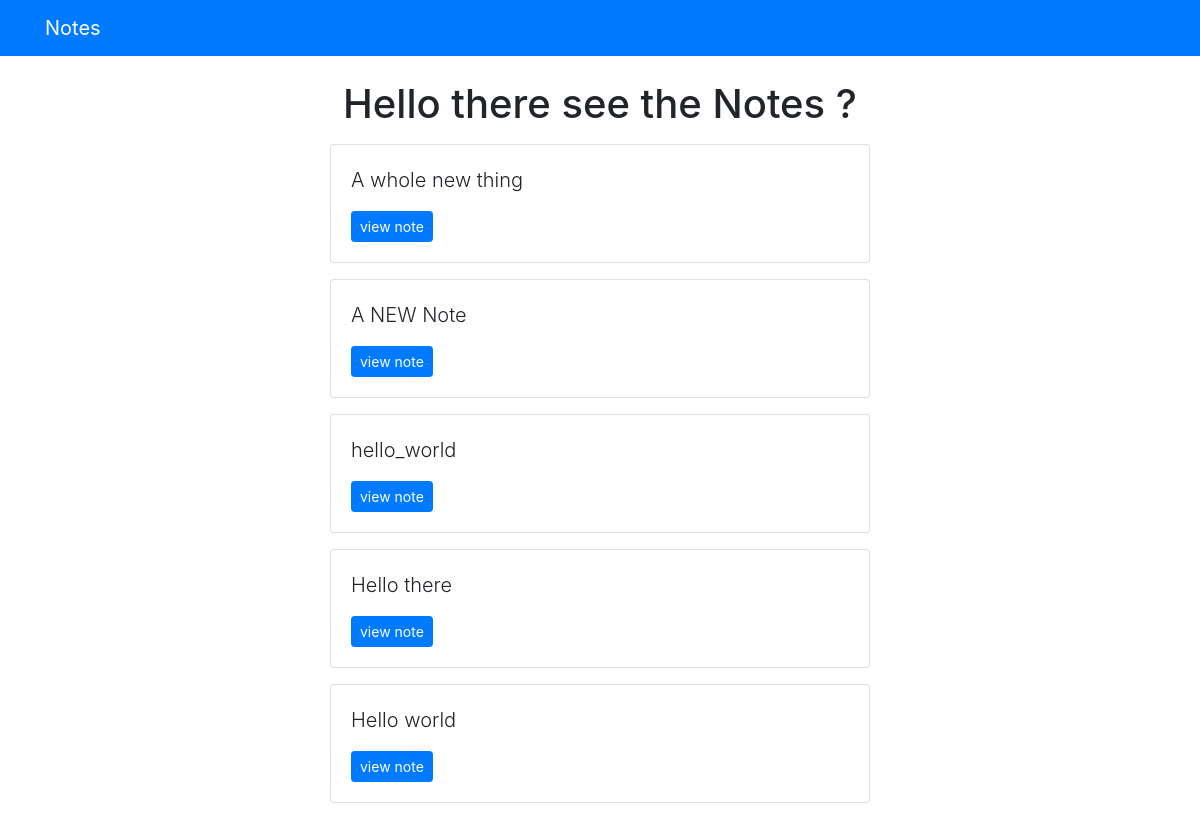
Page /notes/ on the earlier database version.
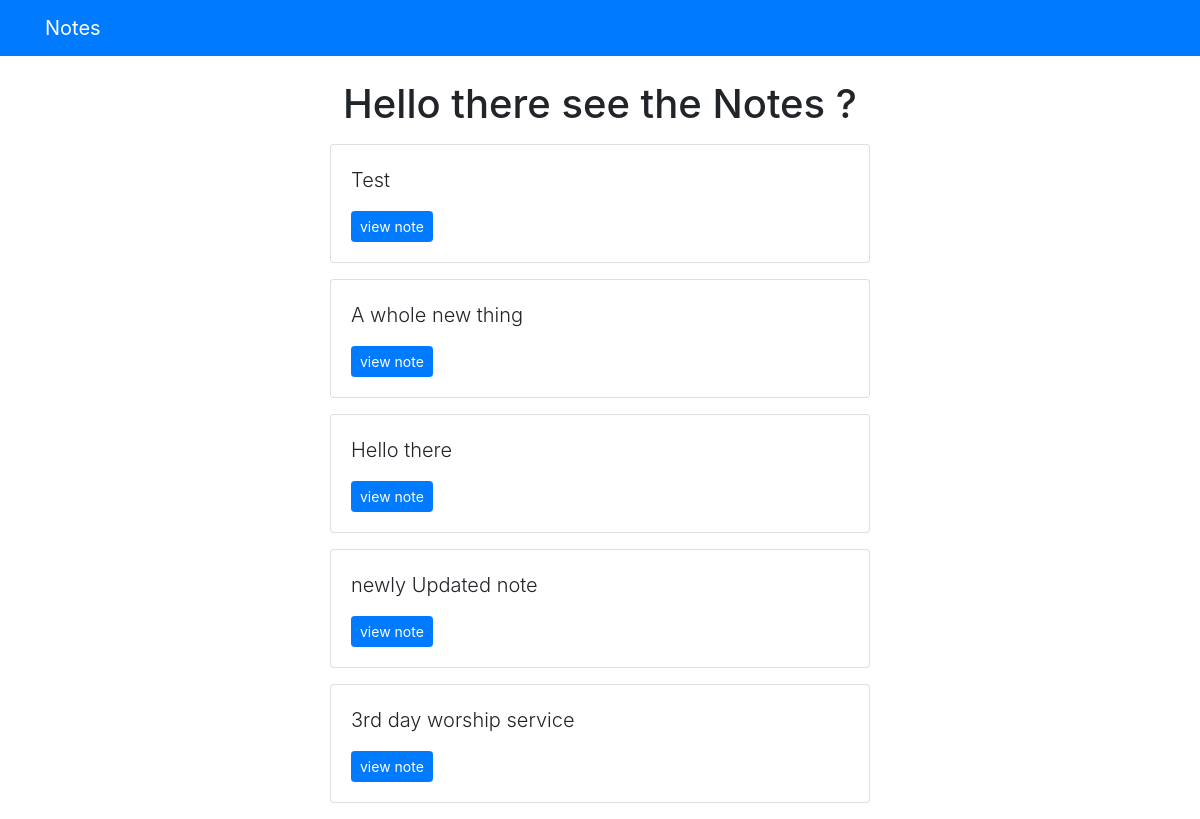
Same page on the later database version.
### notes/models.py (models this page shows, shortened)
class Title(models.Model):
    title_text = models.CharField(max_length=200)
    pub_date = models.DateTimeField(auto_now_add=True)

### notes/views.py (the view)
# urls.py: path('', views.index, name='index'),
def index(request):
    latest_title_list = Title.objects.order_by("-pub_date")[:5]
    template = loader.get_template("notes/index.html")
    context = {"latest_title_list": latest_title_list}
    return render(request, "notes/index.html", context)

### notes/templates/notes/index.html
{% extends 'base.html' %}
{% block content %}
  <h1 class="text-center mb-3">Hello there see the Notes ? </h1>
  {% if latest_title_list %}
    {% for title in latest_title_list %}
      <div class="card mb-3">
        <div class="card-body">
            <p class="lead">{{title.title_text}}</p>
            <a href="{% url 'notes:detail' title.id %}" class="btn btn-primary btn-sm">view note</a>
        </div>
      </div>
    {% endfor %}
  {% else %}
    <p>No Notes available</p>
  {% endif %}
{% endblock %}

### notes/templates/base.html (shortened to what this page needs)
<!DOCTYPE html>
<html lang="en">
  <head>
    <link
      rel="stylesheet"
      href="https://stackpath.bootstrapcdn.com/bootstrap/4.3.1/css/bootstrap.min.css"
    />
  </head>
  <body>
    {% include 'partials/_navbar.html' %}
    <div class="container">
      <div class="row">
        <div class="col-md-6 m-auto">
          {% block content %}{% endblock %}
        </div>
      </div>
    </div>
  </body>
</html>

### notes/templates/partials/_navbar.html
<nav class="navbar navbar-dark bg-primary mb-4">
	<div class="container">
		<a class="navbar-brand" href="/">Notes</a>
	</div>
</nav>

Differences in the rows shown:
removed Title: title_text "A NEW Note"
removed Title: title_text "hello_world"
removed Title: title_text "Hello world"
added Title: title_text "Test"
now on this page (row unchanged): Title: title_text "newly Updated note"
now on this page (row unchanged): Title: title_text "3rd day worship service"
